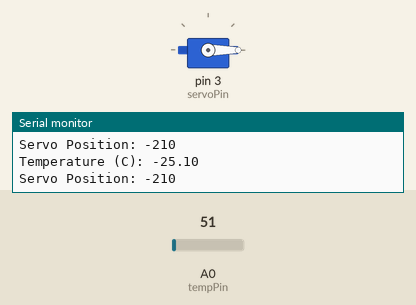
Recording of a sketch running on a simulated Arduino Uno, built with avr-gcc and run on an emulated ATmega328P. Parts: servo, the last lines printed to the serial monitor. The test bench sets the inputs (shaded band); at power-on: A0 (tempPin) = 51.

Above: at 1.3 s.
1.4 s: A0 (tempPin) set to 163
At 2.3 s:
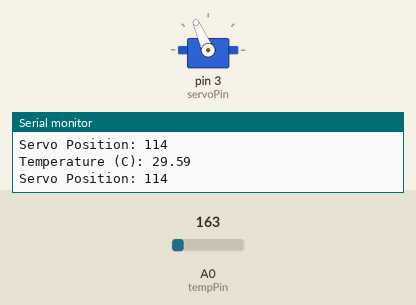
3.0 s: A0 (tempPin) set to 112
At 3.5 s:
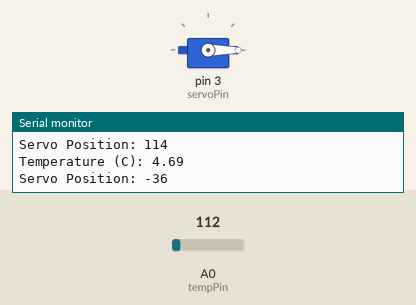
Timing chart, 0 to 6.0 s (numbered marks = the images above; inputs shaded):
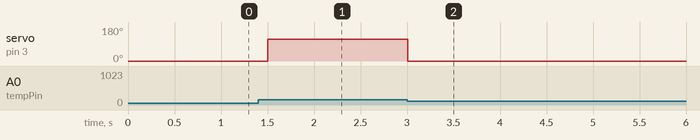

Measured:
- after the input at 1.4 s, servo on pin 3 (servoPin): 0° → 114° after 0.10 s
- after the input at 3.0 s, servo on pin 3 (servoPin): 114° → 0° at once

The sketch:

Q2.ino
```cpp
#include <Servo.h>

int tempPin = 0;
int servoPin = 3;
int pos = 0;
float temperature = 0;
float temp_v = 0.f;

Servo myservo;

void setup() {
  // put your setup code here, to run once:
  myservo.attach(servoPin);
  pinMode(tempPin, INPUT);
  Serial.begin(9600);
  myservo.write(0);
}

void loop()
{
  temp_v = (analogRead(tempPin) * 5.f) / 1024.f;
  temperature = ((temp_v - 0.5f)*100.f);
  pos = map(temperature, 10, 40, 0, 180);
  // room temp varied beteen 10 - 40 deg C, so the temp scale was chosen to
  // show this range to make the servo movement more apparent
  Serial.print("Temperature (C): ");
  Serial.print(temperature);
  Serial.print("\n");
  Serial.print("Servo Position: ");
  Serial.print(pos);
  Serial.print("\n");
  Serial.print("\n");
  myservo.write(pos);
  delay(500);
}
```
